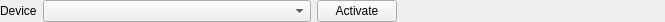
<?xml version="1.0" encoding="UTF-8"?>
<?xml-model href="../XML-Schema-Qt5.15.xsd" ?>
<ui version="4.0">
 <class>DeviceSelectToolbar</class>
 <widget class="QWidget" name="DeviceSelectToolbar">
  <property name="geometry">
   <rect>
    <x>0</x>
    <y>0</y>
    <width>665</width>
    <height>22</height>
   </rect>
  </property>
  <property name="sizePolicy">
   <sizepolicy hsizetype="Preferred" vsizetype="Fixed">
    <horstretch>0</horstretch>
    <verstretch>0</verstretch>
   </sizepolicy>
  </property>
  <property name="minimumSize">
   <size>
    <width>0</width>
    <height>22</height>
   </size>
  </property>
  <property name="maximumSize">
   <size>
    <width>16777215</width>
    <height>22</height>
   </size>
  </property>
  <property name="windowTitle">
   <string notr="true">Form</string>
  </property>
  <layout class="QHBoxLayout" name="horizontalLayout_2">
   <property name="sizeConstraint">
    <enum>QLayout::SetNoConstraint</enum>
   </property>
   <property name="leftMargin">
    <number>0</number>
   </property>
   <property name="topMargin">
    <number>0</number>
   </property>
   <property name="rightMargin">
    <number>0</number>
   </property>
   <property name="bottomMargin">
    <number>0</number>
   </property>
   <item>
    <widget class="QLabel" name="deviceLabel">
     <property name="sizePolicy">
      <sizepolicy hsizetype="Maximum" vsizetype="Fixed">
       <horstretch>0</horstretch>
       <verstretch>0</verstretch>
      </sizepolicy>
     </property>
     <property name="minimumSize">
      <size>
       <width>0</width>
       <height>22</height>
      </size>
     </property>
     <property name="maximumSize">
      <size>
       <width>16777215</width>
       <height>22</height>
      </size>
     </property>
     <property name="text">
      <string notr="true">Device</string>
     </property>
     <property name="buddy">
      <cstring>device</cstring>
     </property>
    </widget>
   </item>
   <item>
    <widget class="QComboBox" name="device">
     <property name="sizePolicy">
      <sizepolicy hsizetype="Expanding" vsizetype="Fixed">
       <horstretch>0</horstretch>
       <verstretch>0</verstretch>
      </sizepolicy>
     </property>
     <property name="minimumSize">
      <size>
       <width>0</width>
       <height>22</height>
      </size>
     </property>
     <property name="maximumSize">
      <size>
       <width>16777215</width>
       <height>22</height>
      </size>
     </property>
     <property name="currentText">
      <string notr="true"/>
     </property>
     <property name="sizeAdjustPolicy">
      <enum>QComboBox::AdjustToMinimumContentsLengthWithIcon</enum>
     </property>
    </widget>
   </item>
   <item>
    <widget class="QPushButton" name="activateButton">
     <property name="minimumSize">
      <size>
       <width>0</width>
       <height>22</height>
      </size>
     </property>
     <property name="maximumSize">
      <size>
       <width>16777215</width>
       <height>22</height>
      </size>
     </property>
     <property name="text">
      <string notr="true">Activate</string>
     </property>
    </widget>
   </item>
   <item>
    <spacer name="horizontalSpacer">
     <property name="orientation">
      <enum>Qt::Horizontal</enum>
     </property>
     <property name="sizeHint" stdset="0">
      <size>
       <width>40</width>
       <height>20</height>
      </size>
     </property>
    </spacer>
   </item>
  </layout>
 </widget>
 <resources/>
 <connections/>
</ui>
